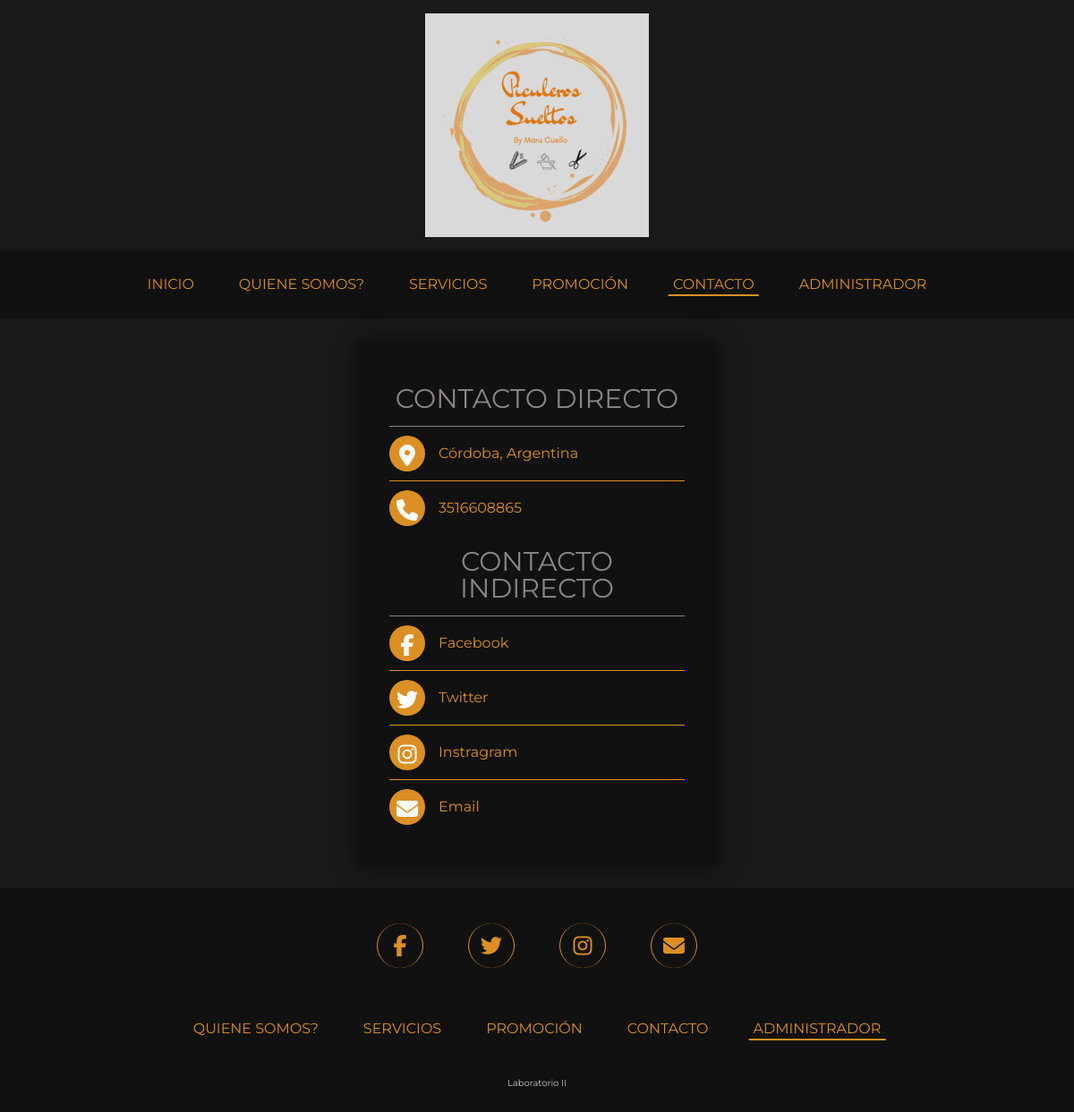
The page /contact.php on the database its author committed.
### tables this page shows
CREATE TABLE `pagina` (
  `id_pagina` int(11) NOT NULL,
  `portada` varchar(1000) NOT NULL,
  `logo` varchar(1000) NOT NULL,
  `face` varchar(100) NOT NULL,
  `twiter` varchar(100) NOT NULL,
  `footer` varchar(500) NOT NULL,
  `link` varchar(300) NOT NULL,
  `favicon` varchar(1000) NOT NULL,
  `fuente` varchar(400) NOT NULL,
  `instagran` varchar(300) NOT NULL,
  `correo` varchar(300) NOT NULL,
  `direccion` varchar(350) NOT NULL,
  `telefono` varchar(100) NOT NULL,
  `color_contenido` varchar(300) NOT NULL COMMENT 'color de las letras del contenido',
  `color_boton` varchar(500) NOT NULL COMMENT 'color general de botones',
  `titulo` varchar(500) NOT NULL COMMENT 'titulo de la pagina',
  `color_titulo` varchar(500) NOT NULL COMMENT 'color de titulos de session',
  `colorf` varchar(1000) NOT NULL
);

CREATE TABLE `modulos` (
  `id_modulo` int(11) NOT NULL,
  `nombre` varchar(500) NOT NULL,
  `fondo` varchar(500) NOT NULL,
  `idioma` int(11) NOT NULL
);

### panel/inc/config.php (called while the page is built, shortened)
<?php
 $passs="";
 $bd="f2";
 $user="root";
$config = array(
	"titulo"=>"bh?",
	"subtitulo"=>"Inicio",
	"url"=>"http://{$_SERVER['HTTP_HOST']}/panel/",
	"charset"=>"utf-8",
	"friendlyurls"=>false,
	"emailadmin"=>"",
	"emailenvios"=>"",
	 "nombreenvios"=>"bh?",
	 "servidor"=>"localhost",
	 "basedatos"=>"$bd",
	"usuario"=>"$user",
	 "pass"=>"$passs",
	"googleanalytics"=>false,
	"googlesiteverification"=>false,
	"mssiteverification"=>false
	);
?>

### panel/inc/functionBD.php (called while the page is built, shortened)
<?php
class GestarBD{
	private $conect;
	private $base_datos;
	private $servidor;
	private $usuario;
	private $pass;
	private $response;
	function __construct()
	{
		include 'config.php';
		$this->servidor = $config['servidor'];
		$this->usuario = $config['usuario'];
		$this->pass = $config['pass'];
		$this->base_datos = $config['basedatos'];
	}
	private function conectar_base_datos() {
		if (! $this->conect = new mysqli($this->servidor,$this->usuario,$this->pass,$this->base_datos)) {
				echo "Error al conectar";
				exit();
			}
				$this->conect->set_charset('utf8');
				return false;
	}
	public function consulta($consulta)
	{
		$this->response = $this->conect->query($consulta);
		return $this->response;
	}
	public function mostrar_registros($resultado=NULL)
	{
		if ($resultado!=null) {
			return $resultado->fetch_object();
		} else {
			if ($this->response!=null) {
				return $this->response->fetch_object();
			} else {
				return false;
			}
		}
	}
}

### contact.php (the view, shortened to what this page needs)
<?php
    include 'panel/inc/config.php';
    include 'panel/inc/functionBD.php';
 $base = new GestarBD();
 $idioma=1;
    $lenguage="es";
    $contacto="CONTACTO";
    $inicio="INICIO";
    $directo="CONTACTO DIRECTO";
    $indirecto="CONTACTO INDIRECTO";
    $consulta="SELECT * FROM pagina  ";
            $resultado=$base->consulta($consulta);
            while($pagina=$base->mostrar_registros()) {
                $logo= $pagina->logo;
                $face= $pagina->face;
                $twiter= $pagina->twiter;
                $footer= $pagina->footer;
                $instagran=$pagina->instagran;
                $correo=$pagina->correo;
                $direccion=$pagina->direccion;
                $telefono=$pagina->telefono;
            }
?>
<!DOCTYPE html>
<html lang="en">
<head>
	<link rel="stylesheet" href="./css/module.style.css">
</head>
<body>
	<header>
        <a href="index.php?<?php echo $lenguage ?>" class="logo"> <img src="img/<?php echo $logo ?>" alt="Logo"> </a>
        <div id="content-nav" class="hidden">
            <a href="index.php?<?php echo $lenguage ?>" class="nav-link "><?php echo $inicio; ?></a>
            <?php
                    $consulta="SELECT * FROM modulos where idioma=$idioma";
                    $resultado=$base->consulta($consulta);
                    while($pagina=$base->mostrar_registros()) {
            ?>
                    <a href="module.php?nombrep=<?php echo $pagina->nombre; ?>&<?php echo $lenguage ?>" class="nav-link "><?php echo $pagina->nombre; ?></a>
            <?php
            }
            ?>
            <a href="contact.php?<?php echo $lenguage ?>" class="nav-link active"><?php echo $contacto ?></a>
            <a href="panel/login.php?<?php echo $lenguage ?>" class="nav-link "><?php echo "Administrador" ?></a>
        </div>
    </header>
    <main>
	    <section id="contact">
            <div class="section">
                <h2 class="title with-border-botton"><?php echo $directo ?></h2>
                <span href="#" class="field info with-border-botton">
                    <span class="icon circle"><i class="fa fa-map-marker"></i></span>
                    <div class="info-content">
                        <p><?php echo $direccion ?></p>
                    </div>
                </span>
                <span href="#" class="field info">
                    <span class="icon circle"><i class="fa fa-phone"></i></span>
                    <div class="info-content">
                         <p><?php echo $telefono ?></p>
                    </div>
                </span>
                <h2 class="title with-border-botton"><?php echo $indirecto ?></h2>
                <a href="<?php echo $face; ?>" class="field link with-border-botton">
                    <span class="icon circle"><i class="fa fa-facebook"></i></span>
                    Facebook
                </a>
                <a href="<?php echo $twiter?>" class="field link with-border-botton">
                    <span class="icon circle"><i class="fa fa-twitter"></i></span>
                    Twitter
                </a>
                <a href="<?php echo $instagran?>" class="field link with-border-botton">
                    <span class="icon circle"><i class="fa fa-instagram"></i></span>
                    Instragram
                </a>
                <a href="mailto:<?php echo $correo; ?>"title="<?php echo $correo ?>" class="field link">
                    <span class="icon circle"><i class="fa fa-envelope"></i></span>
                    Email
                </a>
            </div>
	    </section>
	</main>
	<footer>
        <div class="icons">
            <a href="<?php echo $face; ?>" class="icon-link" target="_blank"><i class="fa fa-facebook"></i><span>Facebook</span></a>
            <a href="<?php echo $twiter; ?>" class="icon-link" target="_blank"><i class="fa fa-twitter"></i><span>Twitter</span></a>
            <a href="<?php echo $instagran; ?>" class="icon-link" target="_blank"><i class="fa fa-instagram"></i><span>Instagram</span></a>
            <a href="mailto:<?php echo $correo; ?>" class="icon-link" target="_blank"><i class="fa fa-envelope"></i><span>Correo</span></a>
        </div>
        <div class="footer-nav">
            <?php
                $consulta="SELECT * FROM modulos where idioma=$idioma";
                $resultado=$base->consulta($consulta);
                while($pagina=$base->mostrar_registros()) {
            ?>
            <a href="module.php?nombrep=<?php echo $pagina->nombre; ?>&<?php echo $lenguage ?>" class="nav-link"><?php echo $pagina->nombre ?></a>
            <?php
                }
            ?>
             <a href="contact.php?<?php echo $lenguage ?>" class="nav-link"><?php echo $contacto ?></a>
             <a href="panel/login.php?<?php echo $lenguage ?>" class="nav-link active"><?php echo "Administrador" ?></a>
        </div>
        <div class="copyright">
            <?php echo $footer ?>
        </div>
    </footer>
</body>
</html>

### css/module.style.css (style rules this page uses)
*:not(i) { box-sizing: border-box; font-family: 'Montserrat', sans-serif !important; }
html { height: 100%; }
body { min-height: 100%; background: #191919; display: flex; flex-flow: column nowrap; align-items: stretch; justify-content: space-between; }
header { display: flex; flex-flow: row wrap; align-items: center; justify-content: center; background-size: cover; background-position-x: 50%; background-origin: border-box; }
header>.logo>img { width:0 auto }
header>.logo { display: flex; align-items: center; justify-content: center; padding: 15px; }
.nav-link { padding: 5px; margin: 20px; position: relative; text-transform: uppercase; color: #21f275 !important; text-decoration: none; font-size: 1rem; }
.nav-link:before { content: ''; position: absolute; bottom: 0; left: 50%; width: 0; height: 2px; background-color: #21f275; transition: ease 0.3s all; transform: translateX(-50%); }
.nav-link:hover:before, .nav-link.active:before { width: 100%; }
#content-nav,footer { width: 100%; background: #111111; padding: 5px; display: flex; flex-flow: row wrap; align-items: center; justify-content: center; }
footer { display: flex; flex-flow: column nowrap; align-items: center; justify-content: center; }
.footer-nav { display: flex; flex-flow: row wrap; align-items: center; justify-content: center; }
.icons { margin: 25px; padding: 10px; display: flex; flex-flow: row wrap; align-items: center; justify-content: center; box-sizing: border-box; height: auto; }
.icon-link { position: relative; height: 40px !important; width: 40px !important; display: inline-flex; align-items: center; justify-content: center; line-height: 0; margin: 0px 25px; color: #21f275; border: 1px solid; border-top: transparent; border-bottom: transparent; box-shadow: 0 0 0 0 #21f275; border-radius: 50%; transition: ease 0.6s box-shadow; text-decoration: none; font-size: 24px; padding: 25px; }
.copyright { padding: 15px; display: flex; flex-flow: column nowrap; align-items: center; justify-content: flex-start; color: #ccc6c6; font-size: 10px; line-height: 2.5; }
* { box-sizing:border-box; }
.field { display: flex; flex-flow: row nowrap; align-items: center; justify-content: flex-end; padding: 10px 0; margin-top: 15px; }
span.icon { padding: 10px; width: 40px; height: 40px; display: flex; align-content: center; justify-content: center; font-size: 24px; box-sizing: border-box; color: white; }
.section { display: flex; flex-flow: column nowrap; align-items: flex-end; justify-content: flex-start; background: #111; padding: 35px; box-shadow: 1px 2px 20px 1px rgba(0, 0, 0, 0.5); margin: 10px; flex: 0 0 400px; max-width: 400px; }
section#contact { display: flex; flex-flow: row wrap; align-content: center; justify-content: center; padding: 15px; }
h2.title { color: #21f275; text-align: center; width: 100%; font-size: 30px; padding: 15px 0; }
.with-border-botton { border-bottom: 1px solid; }
.field.info, .field.link { margin: 0 !important; text-decoration: none; color: #20f275; text-align: center; width: 100%; justify-content: flex-start; }
.circle { border-radius: 50%; background: #20f275; margin-right: 15px; }
img { max-width: 100%; }

### rows shown on the page
pagina: logo (picture), direccion "Córdoba, Argentina", telefono "3516608865", footer "Laboratorio II"
modulos: nombre "QUIENE SOMOS?"
modulos: nombre "SERVICIOS"
modulos: nombre "PROMOCIÓN"

### other values the page prints
$inicio "INICIO"
$contacto "CONTACTO"
$directo "CONTACTO DIRECTO"
$indirecto "CONTACTO INDIRECTO"
